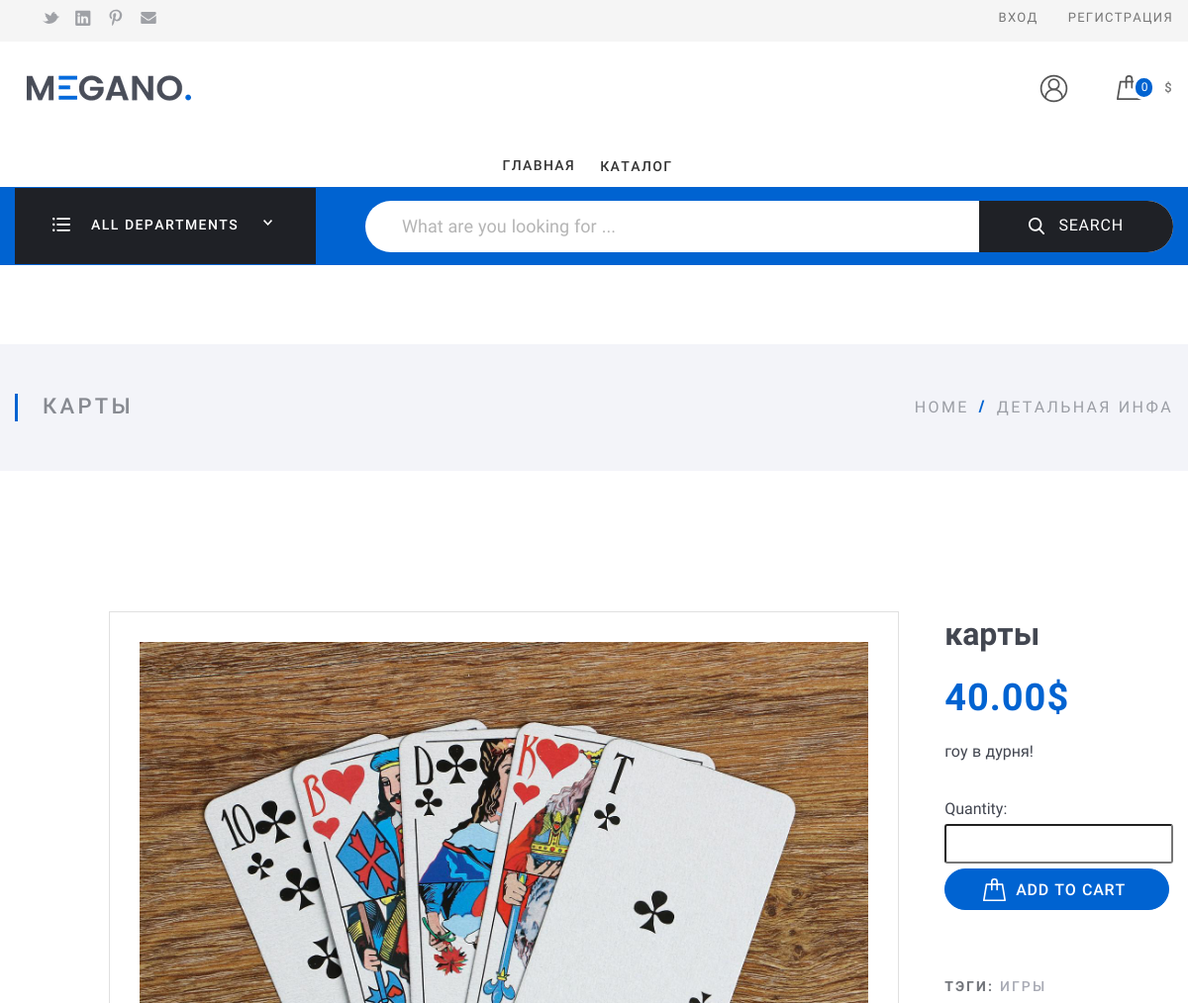
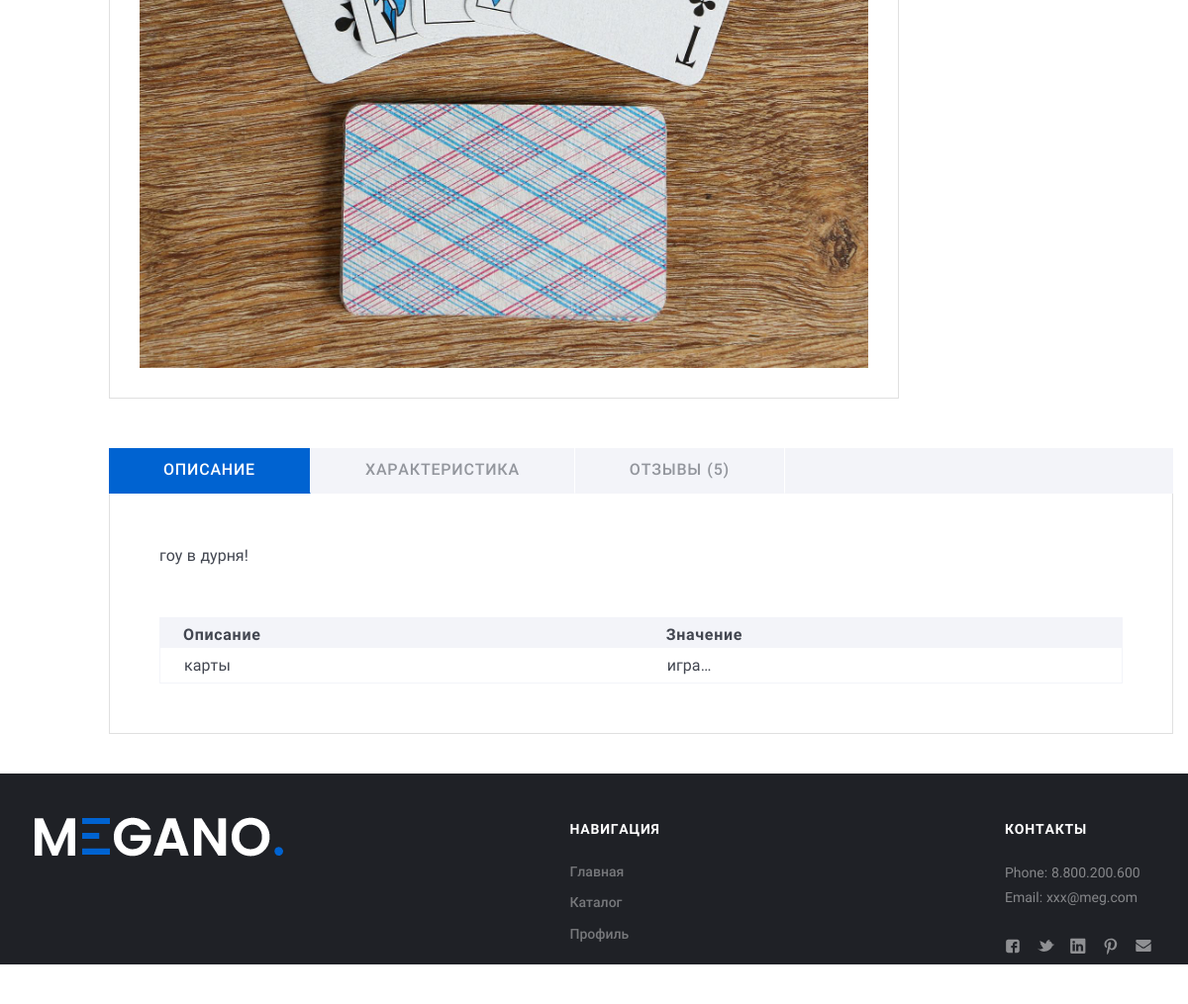
/product/karty/, run on the app's committed database (2 pictures, top to bottom).
### my_store_app/models.py (models this page shows, shortened)
class Product(models.Model):
    category = models.ForeignKey(
        ProductCategory,
        on_delete=models.CASCADE,
        related_name="products",
        verbose_name="good_category",
    )
    name = models.CharField(max_length=100, verbose_name=_("product name"))
    code = models.CharField(
        max_length=10, null=True, blank=True, verbose_name=_("product code")
    )
    slug = models.SlugField(db_index=True, verbose_name=_("product slug"))
    image = models.ImageField(verbose_name=_("product image"))
    description = models.TextField(
        max_length=2550, null=True, verbose_name=_("product description")
    )
    rating = models.FloatField(null=True, default=0, verbose_name=_("rating"))
    is_published = models.BooleanField(
        verbose_name=_("is published"), null=True, blank=True, default=True
    )
    tags = TaggableManager()
    limited = models.BooleanField(default=False, verbose_name=_("limited edition"))
    price = models.DecimalField(
        max_digits=10, decimal_places=2, verbose_name=_("price")
    )
    quantity = models.IntegerField(verbose_name=_("quantity"))
    is_free_delivery = models.BooleanField(default=False, verbose_name="free delivery")
    def __str__(self):
        return self.name
    @property
    def image_url(self):
        if self.image and hasattr(self.image, "url"):
            return self.image.url
    class Meta:
        verbose_name = _("product")
        verbose_name_plural = _("products")
        db_table = "products"

class Specifications(models.Model):
    value = models.CharField(max_length=32, null=False)
    product = models.ForeignKey(
        Product,
        on_delete=models.CASCADE,
        blank=True,
        null=True,
        related_name="specifications",
    )
    class Meta:
        verbose_name = _("specification")
        verbose_name_plural = _("specifications")
        db_table = "specifications"

### my_store_app/views.py (the view)
# urls.py: path("product/<slug:slug>/", ProductDetailView.as_view(), name="product"),
class ProductDetailView(DetailView):
    model = Product
    context_object_name = "product"
    template_name = "product.html"
    slug_url_kwarg = "slug"
    def get_context_data(self, **kwargs) -> Dict:
        context = super().get_context_data(**kwargs)
        product = CurrentProduct(instance=context["product"])
        reviews = product.get_reviews
        print("reviews", reviews)
        cart_product_form = CartAddProductForm()
        context = {
            "reviews_count": reviews.count(),
            "comments": reviews,
            "form": ReviewForm(),
            "specifications": product.get_specifications,
            "tags": product.get_tags,
            "cart_product_form": cart_product_form,
            **context,
        }
        return context

### my_store_app/forms.py
class ReviewForm(forms.ModelForm):
    class Meta:
        model = ProductComment
        fields = ["product", "user", "author", "content", "rating"]

class CartAddProductForm(forms.Form):
    quantity = forms.IntegerField(min_value=1)
    update = forms.BooleanField(required=False, initial=False, widget=forms.HiddenInput)

### my_store_app/context_processors.py (called while the page is built)
def cart(request):
    return {"cart": Cart(request)}

def load_settings(request):
    return {"site_settings": SiteSettings.load()}

### my_store_app/models.py (called while the page is built)
    @property
    def icon_url(self):
        if self.icon and hasattr(self.icon, "url"):
            return self.icon.url

    def __str__(self) -> str:
        return f"Comments for {str(self.product)}"

    @classmethod
    def load(cls):
        try:
            return cls.objects.get()
        except cls.DoesNotExist:
            return cls()

### my_store_app/services/cart.py (called while the page is built)
    def __len__(self):
        return sum(item["quantity"] for item in self.cart.values())

### my_store_app/services/good_detail.py (called while the page is built)
    @property
    def get_specifications(self) -> QuerySet:
        specifications_cache_key = "specifications:{}".format(self.product.id)
        specifications = cache.get(specifications_cache_key)
        if not specifications:
            specifications = self.product.specifications.all()
            cache.set(specifications_cache_key, specifications, 24 * 60 * 60)
        return specifications

    @property
    def get_tags(self) -> QuerySet:
        tags_cache_key = "tags:{}".format(self.product.id)
        tags = cache.get(tags_cache_key)
        if not tags:
            tags = self.product.tags.all()
            cache.set(tags_cache_key, tags, 24 * 60 * 60)
        return tags

    @property
    def get_reviews(self) -> QuerySet:
        reviews_cache_key = "reviews:{}".format(self.product.id)
        reviews = cache.get(reviews_cache_key)
        if not reviews:
            reviews = self.product.product_comments.all()
            cache.set(reviews_cache_key, reviews, 2 * 6 * 1)
        return reviews

### my_store_app/templatetags/category_tags.py (called while the page is built)
@register.simple_tag()
def get_categories():
    return ProductCategory.objects.all()

### my_store_app/templates/product.html (shortened to what this page needs)
{% extends 'base.html' %}
{% load i18n %}
{% load static %}
{% block header %}
{% include 'includes/header.html' %}
{% endblock %}
{% block content %}
    <div class="Middle Middle_top">
        <div class="Middle-top">
            <div class="wrap">
                <div class="Middle-header">
                    <h1 class="Middle-title">{{ product.name }}</h1>
                    <ul class="breadcrumbs Middle-breadcrumbs">
                        <li class="breadcrumbs-item"><a href="/">{% trans 'home' %}</a></li>
                        <li class="breadcrumbs-item breadcrumbs-item_current"><span>Детальная инфа</span></li>
                    </ul>
                </div>
            </div>
        </div>
        <div class="Middle Middle_top">
            <div class="Section">
                <div class="wrap">
                    <div class="Product">
                        <div class="ProductCard">
                            <div class="ProductCard-look">
                                <div class="ProductCard-photo">
                                    <img src="{{ product.image_url }}" alt="product.jpg">
                                </div>
                            </div>
                            <div class="ProductCard-desc">
                                <div class="ProductCard-header">
                                    <h2 class="ProductCard-title">{{ product.name }}
                                    </h2>
                                    <div class="ProductCard-info">
                                        <div class="ProductCard-cost">
                                            <div class="ProductCard-price">{{ product.price }}$
                                            </div>
                                        </div>
                                    </div>
                                </div>
                                <div class="ProductCard-text">
                                    {{ product.description }}
                                </div>
                                <div class="ProductCard-cart">
                                    <form method="post" action="{% url 'cart_add' product.id  %}">
                                    {{ cart_product_form }}
                                    <div class="ProductCard-cartElement">
                                        <button type="submit" class="btn btn_primary">
                                    <img class="btn-icon" src="{% static 'assets/img/icons/card/cart_white.svg' %}" alt="cart_white.svg"><span class="btn-content">{% trans 'Add To Cart' %}</span>
                                        </button>
                                    </div>
                                    </form>
                                </div>
                                <div class="ProductCard-footer">
                                    <div class="ProductCard-tags">
                                        <strong class="ProductCard-tagsTitle">Тэги:
                                        </strong>
                                        {% for tag in tags %}
                                        <a href="#">{{ tag }}</a>
                                        {% endfor %}
                                    </div>
                                </div>
                            </div>
                        </div>
                        <div class="Tabs Tabs_default">
                            <div class="Tabs-links"><a class="Tabs-link_ACTIVE Tabs-link" href="#description"><span>Описание</span></a><a class="Tabs-link" href="#addit"><span>Характеристика</span></a><a class="Tabs-link" href="#reviews"><span>Отзывы  (<span class="count_reviews">{{ reviews_count|default_if_none:"0" }}</span>)</span></a>
                            </div>
                            <div class="Tabs-wrap">
                                <div class="Tabs-block" id="description">
                                   {{ product.description }}
                                    <div class="table">
                                        <table>
                                            <tbody><tr>
                                                <th>{% trans 'Описание' %}
                                                </th>
                                                <th>{% trans 'Значение' %}
                                                </th>
                                            </tr>
                                            {% for spec in specifications %}
                                            <tr>
                                                <td>{{ spec.product }}
                                                </td>
                                                <td>{{ spec.value|truncatechars:5 }}
                                                </td>
                                            </tr>
                                        </tbody></table>
                                    </div>
                                </div>
                                            {% endfor %}
                        </div>
                    </div>
                </div>
            </div>
        </div>
    </div>
{% endblock %}
{% block footer %}
{% include 'includes/footer.html' %}
{% endblock %}

### my_store_app/static/assets/css/basic.css (style rules this page uses)
html { font-family: sans-serif; -ms-text-size-adjust: 100%; -webkit-text-size-adjust: 100%; }
body { margin: 0; }
a { background-color: transparent; -webkit-text-decoration-skip: objects; }
b, strong { font-weight: inherit; }
b, strong { font-weight: bolder; }
h1 { font-size: 2em; margin: 0.67em 0; }
img { border-style: none; }
button, input, select, textarea { font: inherit; margin: 0; }
button, input { overflow: visible; }
button, select { text-transform: none; }
button, html [type="button"], [type="reset"], [type="submit"] { -webkit-appearance: button; }
.breadcrumbs { text-transform: uppercase; line-height: 1.8em; font-size: 16px; overflow: hidden; display: block; margin: 0; padding: 0; }
.breadcrumbs:before, .breadcrumbs:after { content: ""; display: table; }
.breadcrumbs:after { clear: both; }
.breadcrumbs-item { display: block; float: left; position: relative; letter-spacing: 2.4px; }
.breadcrumbs-item + .breadcrumbs-item { margin-left: 28px; }
.breadcrumbs-item + .breadcrumbs-item:after { content: '/'; display: block; width: 20px; height: 20px; line-height: 20px; z-index: 0; position: absolute; color: #0063d1; font-weight: 900; text-align: center; left: -24px; top: 50%; margin-top: -11px; }
.breadcrumbs-item a { color: #9b9ea5; border-bottom: none; position: relative; z-index: 1; }
.breadcrumbs-item_current { color: #9b9ea5; text-decoration: none; }
.btn { display: inline-flex; align-items: center; justify-content: center; min-height: 42px; border: 1px solid #fff; border-color: #fff; border-radius: 100px; background: #fff; padding: 3px 15px; line-height: 1.2em; text-align: center; color: #424650; text-decoration: none; position: relative; font-size: 16px; border-color: #fff; color: #424650; background: #fff; transition: all 200ms; font-weight: 500; text-transform: uppercase; letter-spacing: 0.8px; padding-left: 38px; padding-right: 38px; }
.btn-icon { vertical-align: middle; margin: 0 !important; margin-right: 10px !important; }
.btn-content { position: relative; display: inline-block; padding-right: 5px; }
.btn_primary { border-color: #0063d1; color: #fff; background: #0063d1; transition: all 200ms; }
label { display: inline-block; }
.table { overflow: auto; }
html { height: 100%; width: 100%; display: block; font-family: Roboto, Verdana, Arial, "Helvetica CY", Helvetica, "Nimbus Sans L", sans-serif; }
body { min-height: 100%; font-size: 16px; color: #424650; line-height: 1.3em; text-align: left; position: relative; min-width: 320px; background: #fff; display: flex; flex-direction: column; }
* { box-sizing: border-box; }
a { text-decoration: none; color: #0063d1; border-bottom: 1px solid #84beff; border-bottom: 1px solid rgba(0, 99, 209, 0); padding-bottom: 0; cursor: pointer; }
ul { margin: 20px 0; padding: 0 0 0 8px; list-style: none; line-height: 1.5em; }
ul li { position: relative; list-style: none; }
ul li:after { content: ' '; width: 4px; height: 4px; position: absolute; top: 10px; left: -8px; border-radius: 10px; }
h1, h2, h3 { text-align: left; font-weight: bold; margin-bottom: 20px; line-height: 1.3em; }
h1:first-child, h2:first-child, h3:first-child { margin-top: 0; }
h1 { margin-bottom: 40px; margin-top: 20px; }
h2 { margin-bottom: 25px; margin-top: 49px; }
table { width: 100%; margin-bottom: 35px; margin-top: 58px; clear: both; line-height: 1.6em; border-collapse: collapse; border-left: 1px solid #f3f4f9; border-right: 1px solid #f3f4f9; border-bottom: 1px solid #f3f4f9; }
table:last-child { margin-bottom: 0; }
table:first-child { margin-top: 0; }
table td, table th { padding: 5px 24px 5px; letter-spacing: 0.1px; text-align: left; vertical-align: top; }
table th { font-weight: bold; background: #f3f4f9; padding: 5px 23px 0; letter-spacing: 0.7px; }
table tr:first-child th { border-top: 0; }
.wrap { padding: 0 15px; max-width: 1630px; min-width: 320px; width: 100%; box-sizing: border-box; margin: 0 auto; position: relative; }

### data on the page
Product: name "КАРТЫ", image_url (picture), name "карты", price "40.00", description "гоу в дурня!"
Tag: name "ИГРЫ"
Specifications: product "карты", value "игра…"

### other printed values
{{ reviews_count|default_if_none:"0" }} "5"
